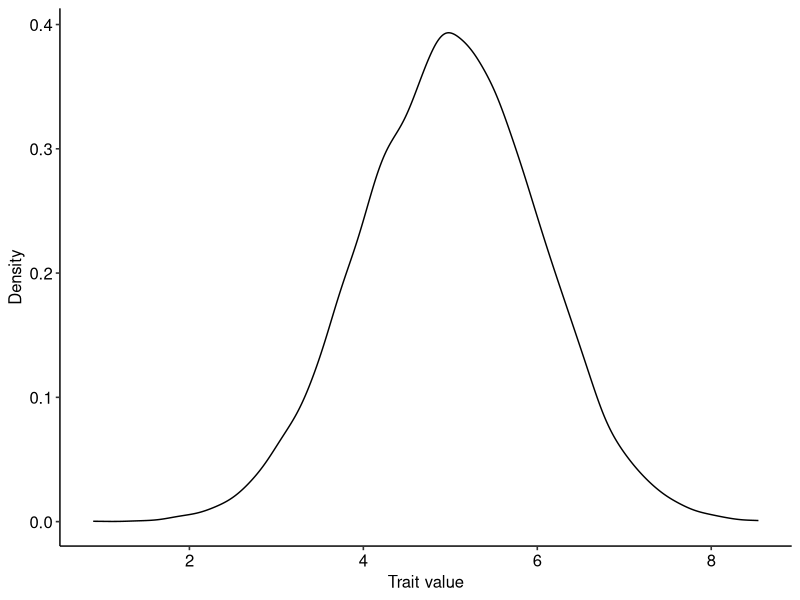
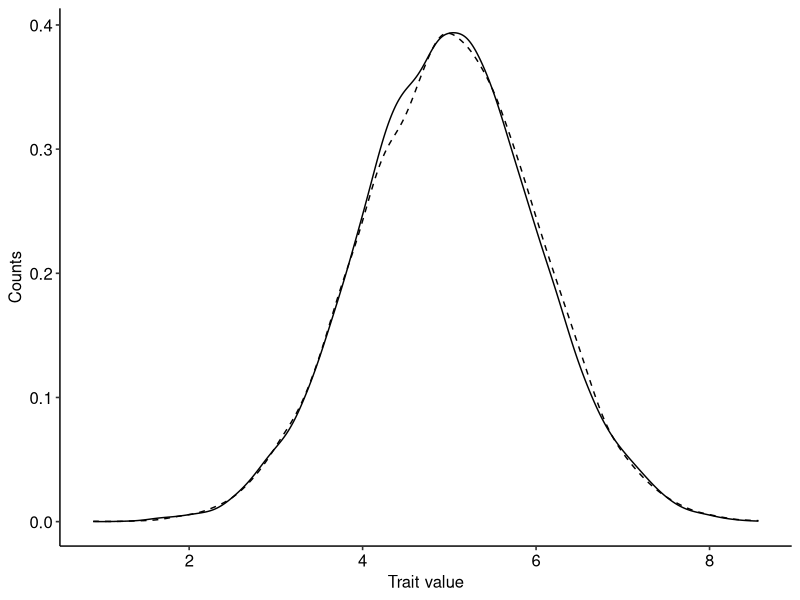
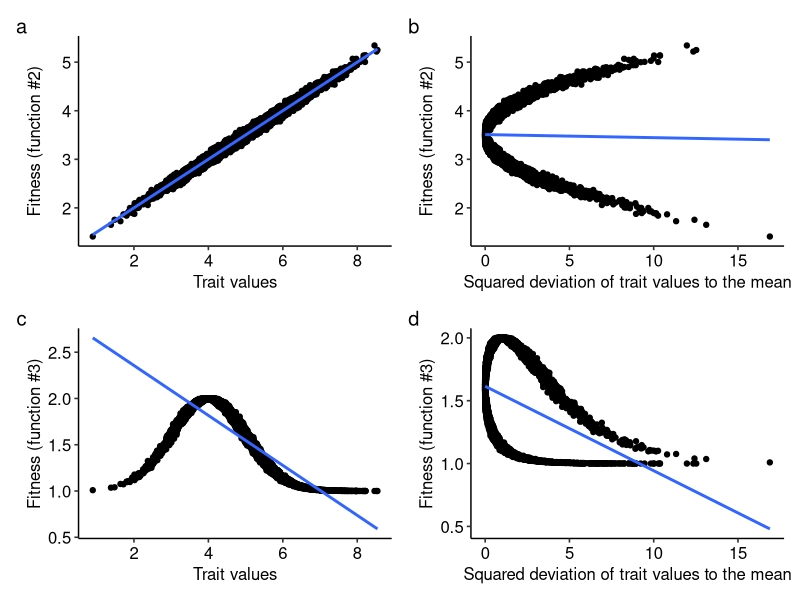

Here is the R script that generated these plots, in order:
## ---- chunk 1

library(ggplot2)
library(ggpubr)

n=10000 #Population size
z_u=5 #Mean trait value
z_var=1 #Variance
z = rnorm(n, mean=z_u, sd=sqrt(z_var)) #Sampling from a normal distribution with mean=5 and variance=1 (the standard deviation is equal to the square root of the variance).

# Plotting the distribution
ggplot(data=data.frame(z))+
  geom_density(aes(x=z))+
  xlab("Trait value")+ylab("Density")+
  theme_pubr()

## ---- chunk 2

#Defining the parameters of the fitness functions:

e=rnorm(n, mean=0, sd=0.05) #Sampling random noise
c=1 # Parameter of fitness function (1)
beta=0.5 # Parameter of fitness functions (2)
alpha=0.5; theta=4.0 # Parameters of fitness function (3)

w1=1+c+e #Fitness function (1)
w2=1+beta*z+e #Fitness function (2)
w3=1+exp(-alpha*(theta-z+e)^2) #Fitness function (3)

## ---- chunk 3

delta_z=cov(w1,z)/mean(w1) #Change in the mean of z
delta_zvar=cov(w1,(z-mean(z))^2)/mean(w1) #Change in the variance of z

# Getting new distribution of trait values

z_new=rnorm(n, mean=z_u+delta_z, sd=sqrt(z_var+delta_z))

ggplot(data=data.frame(z=z, z_new=z_new))+
  geom_density(aes(x=z), linetype="dashed")+
  geom_density(aes(x=z_new))+
  xlab("Trait value")+ylab("Counts")+
  theme_pubr()

## ---- chunk 4

library(patchwork)

# Creating a data frame with variables z, the squared deviations of z to the mean, and the fitness of individuals in the population when using fitness functions (2) and (3)

z_df = data.frame(z=z, z2=(z-mean(z))^2, w2=w2, w3=w3)

# Creating plots with the regression between z and w2, as well as (z-mean(z))^2 for w2

p1 = ggplot(data=z_df, aes(x=z, y=w2))+
  geom_point()+
  xlab("Trait values")+ylab("Fitness (function #2)")+
  geom_smooth(method="lm", se=F)+
  theme_pubr()

p2 = ggplot(data=z_df, aes(x=z2, y=w2))+
  geom_point()+
  xlab("Squared deviation of trait values to the mean")+ylab("Fitness (function #2)")+
  geom_smooth(method="lm", se=F)+
  theme_pubr()

# Creating plots with the regression between z and w2, as well as (z-mean(z))^2 for w3

p3 = ggplot(data=z_df, aes(x=z, y=w3))+
  geom_point()+
  xlab("Trait values")+ylab("Fitness (function #3)")+
  geom_smooth(method="lm", se=F)+
  theme_pubr()

p4 = ggplot(data=z_df, aes(x=z2, y=w3))+
  geom_point()+
  xlab("Squared deviation of trait values to the mean")+ylab("Fitness (function #3)")+
  geom_smooth(method="lm", se=F)+
  theme_pubr()

# Combining all plots using the patchwork package

p1+p2+p3+p4 + plot_annotation(tag_levels=c("a"))

